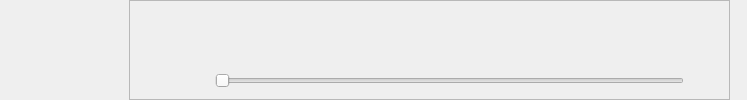
<?xml version="1.0" encoding="UTF-8"?>
<ui version="4.0">
 <class>PlayerWidget</class>
 <widget class="QWidget" name="PlayerWidget">
  <property name="geometry">
   <rect>
    <x>0</x>
    <y>0</y>
    <width>747</width>
    <height>100</height>
   </rect>
  </property>
  <property name="windowTitle">
   <string/>
  </property>
  <layout class="QHBoxLayout" name="horizontalLayout_4">
   <property name="topMargin">
    <number>0</number>
   </property>
   <property name="bottomMargin">
    <number>0</number>
   </property>
   <item>
    <layout class="QHBoxLayout" name="horizontalLayout">
     <property name="spacing">
      <number>0</number>
     </property>
     <item>
      <widget class="SvgButton" name="previousButton" native="true">
       <property name="minimumSize">
        <size>
         <width>32</width>
         <height>32</height>
        </size>
       </property>
       <property name="maximumSize">
        <size>
         <width>32</width>
         <height>32</height>
        </size>
       </property>
      </widget>
     </item>
     <item>
      <widget class="SvgButton" name="playPauseButton" native="true">
       <property name="minimumSize">
        <size>
         <width>48</width>
         <height>48</height>
        </size>
       </property>
       <property name="maximumSize">
        <size>
         <width>48</width>
         <height>48</height>
        </size>
       </property>
      </widget>
     </item>
     <item>
      <widget class="SvgButton" name="nextButton" native="true">
       <property name="minimumSize">
        <size>
         <width>32</width>
         <height>32</height>
        </size>
       </property>
       <property name="maximumSize">
        <size>
         <width>32</width>
         <height>32</height>
        </size>
       </property>
      </widget>
     </item>
    </layout>
   </item>
   <item>
    <widget class="QFrame" name="frame">
     <property name="sizePolicy">
      <sizepolicy hsizetype="Preferred" vsizetype="Minimum">
       <horstretch>0</horstretch>
       <verstretch>0</verstretch>
      </sizepolicy>
     </property>
     <property name="minimumSize">
      <size>
       <width>0</width>
       <height>89</height>
      </size>
     </property>
     <property name="frameShape">
      <enum>QFrame::StyledPanel</enum>
     </property>
     <property name="frameShadow">
      <enum>QFrame::Sunken</enum>
     </property>
     <layout class="QGridLayout" name="gridLayout">
      <property name="margin">
       <number>0</number>
      </property>
      <item row="0" column="0">
       <widget class="QStackedWidget" name="stackedWidget">
        <property name="sizePolicy">
         <sizepolicy hsizetype="Preferred" vsizetype="Minimum">
          <horstretch>0</horstretch>
          <verstretch>0</verstretch>
         </sizepolicy>
        </property>
        <property name="autoFillBackground">
         <bool>true</bool>
        </property>
        <property name="currentIndex">
         <number>1</number>
        </property>
        <widget class="QWidget" name="statusMessagePage">
         <layout class="QGridLayout" name="gridLayout_2">
          <item row="0" column="0">
           <widget class="ElidedLabel" name="messageLabel">
            <property name="text">
             <string/>
            </property>
            <property name="alignment">
             <set>Qt::AlignCenter</set>
            </property>
            <property name="wordWrap">
             <bool>true</bool>
            </property>
           </widget>
          </item>
         </layout>
        </widget>
        <widget class="QWidget" name="playerControlsPage">
         <layout class="QHBoxLayout" name="horizontalLayout_3">
          <property name="margin">
           <number>6</number>
          </property>
          <item>
           <widget class="QLabel" name="coverLabel">
            <property name="minimumSize">
             <size>
              <width>60</width>
              <height>60</height>
             </size>
            </property>
            <property name="maximumSize">
             <size>
              <width>60</width>
              <height>60</height>
             </size>
            </property>
            <property name="text">
             <string/>
            </property>
           </widget>
          </item>
          <item>
           <layout class="QVBoxLayout" name="verticalLayout">
            <item>
             <widget class="ElidedLabel" name="titleLabel">
              <property name="text">
               <string/>
              </property>
             </widget>
            </item>
            <item>
             <widget class="ElidedLabel" name="album_authorLabel">
              <property name="text">
               <string/>
              </property>
             </widget>
            </item>
            <item>
             <layout class="QHBoxLayout" name="horizontalLayout_2">
              <item>
               <widget class="QLabel" name="elapsedTimeLabel">
                <property name="text">
                 <string/>
                </property>
                <property name="alignment">
                 <set>Qt::AlignCenter</set>
                </property>
               </widget>
              </item>
              <item>
               <widget class="QSlider" name="seekSlider">
                <property name="orientation">
                 <enum>Qt::Horizontal</enum>
                </property>
               </widget>
              </item>
              <item>
               <widget class="TimerLabel" name="timeLabel">
                <property name="text">
                 <string/>
                </property>
                <property name="alignment">
                 <set>Qt::AlignCenter</set>
                </property>
               </widget>
              </item>
             </layout>
            </item>
           </layout>
          </item>
          <item>
           <widget class="QWidget" name="widget" native="true">
            <layout class="QVBoxLayout" name="verticalLayout_2">
             <property name="spacing">
              <number>0</number>
             </property>
             <property name="margin">
              <number>0</number>
             </property>
             <item>
              <spacer name="verticalSpacer">
               <property name="orientation">
                <enum>Qt::Vertical</enum>
               </property>
               <property name="sizeHint" stdset="0">
                <size>
                 <width>20</width>
                 <height>10</height>
                </size>
               </property>
              </spacer>
             </item>
             <item>
              <widget class="ElidedLabel" name="bitrateLabel">
               <property name="text">
                <string/>
               </property>
               <property name="alignment">
                <set>Qt::AlignCenter</set>
               </property>
              </widget>
             </item>
             <item>
              <widget class="ElidedLabel" name="samplerateLabel">
               <property name="text">
                <string/>
               </property>
               <property name="alignment">
                <set>Qt::AlignCenter</set>
               </property>
              </widget>
             </item>
             <item>
              <widget class="ElidedLabel" name="channelsLabel">
               <property name="text">
                <string/>
               </property>
               <property name="alignment">
                <set>Qt::AlignCenter</set>
               </property>
              </widget>
             </item>
             <item>
              <spacer name="verticalSpacer_2">
               <property name="orientation">
                <enum>Qt::Vertical</enum>
               </property>
               <property name="sizeHint" stdset="0">
                <size>
                 <width>20</width>
                 <height>9</height>
                </size>
               </property>
              </spacer>
             </item>
            </layout>
           </widget>
          </item>
         </layout>
        </widget>
       </widget>
      </item>
     </layout>
    </widget>
   </item>
   <item>
    <widget class="VolumeDial" name="volume" native="true"/>
   </item>
  </layout>
 </widget>
 <customwidgets>
  <customwidget>
   <class>ElidedLabel</class>
   <extends>QLabel</extends>
   <header location="global">widgets/ElidedLabel.h</header>
  </customwidget>
  <customwidget>
   <class>TimerLabel</class>
   <extends>QLabel</extends>
   <header location="global">widgets/TimerLabel.h</header>
  </customwidget>
  <customwidget>
   <class>VolumeDial</class>
   <extends>QWidget</extends>
   <header>widgets/VolumeDial.h</header>
   <container>1</container>
  </customwidget>
  <customwidget>
   <class>SvgButton</class>
   <extends>QWidget</extends>
   <header location="global">widgets/SvgButton.h</header>
   <container>1</container>
  </customwidget>
 </customwidgets>
 <resources/>
 <connections/>
</ui>
